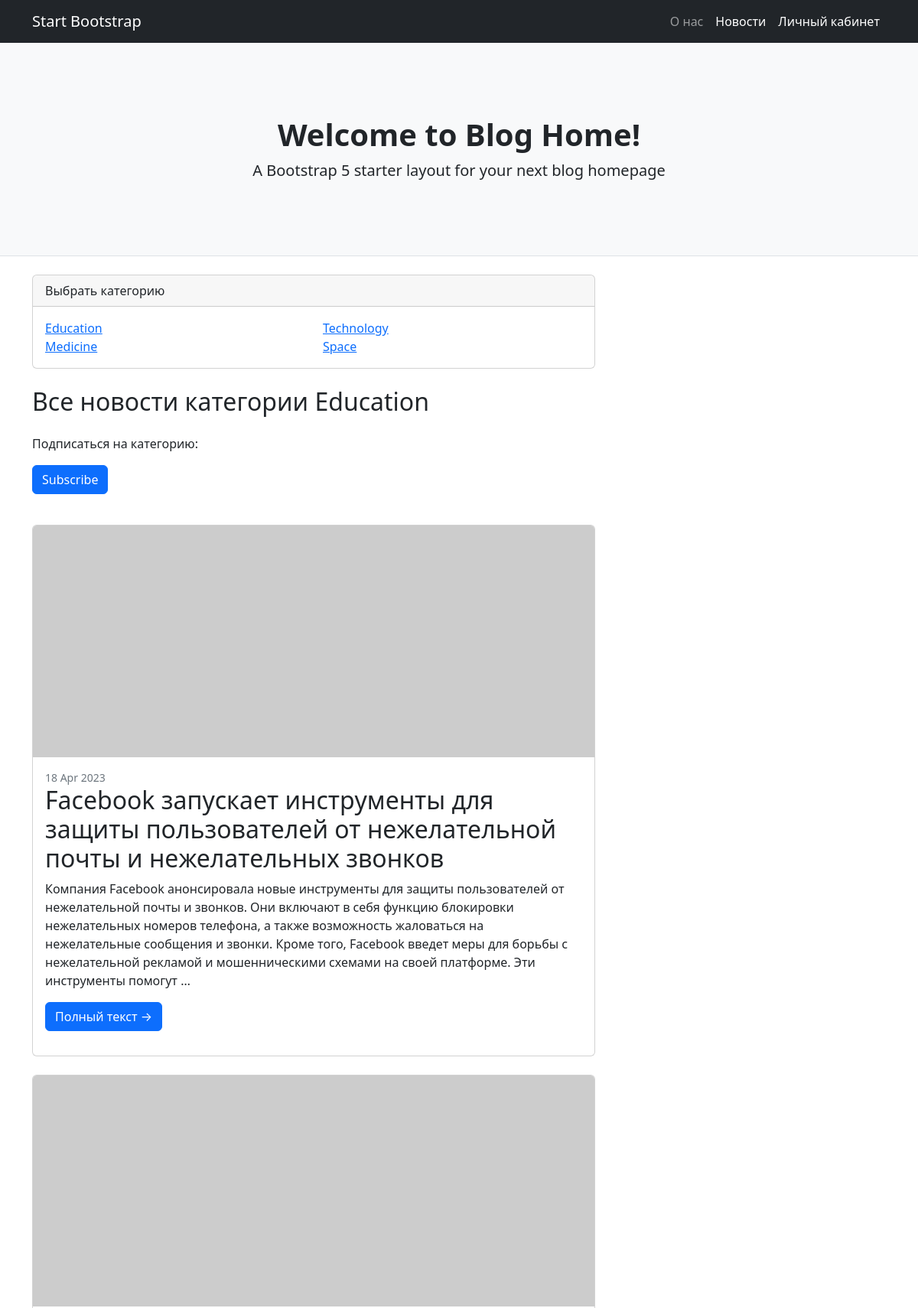
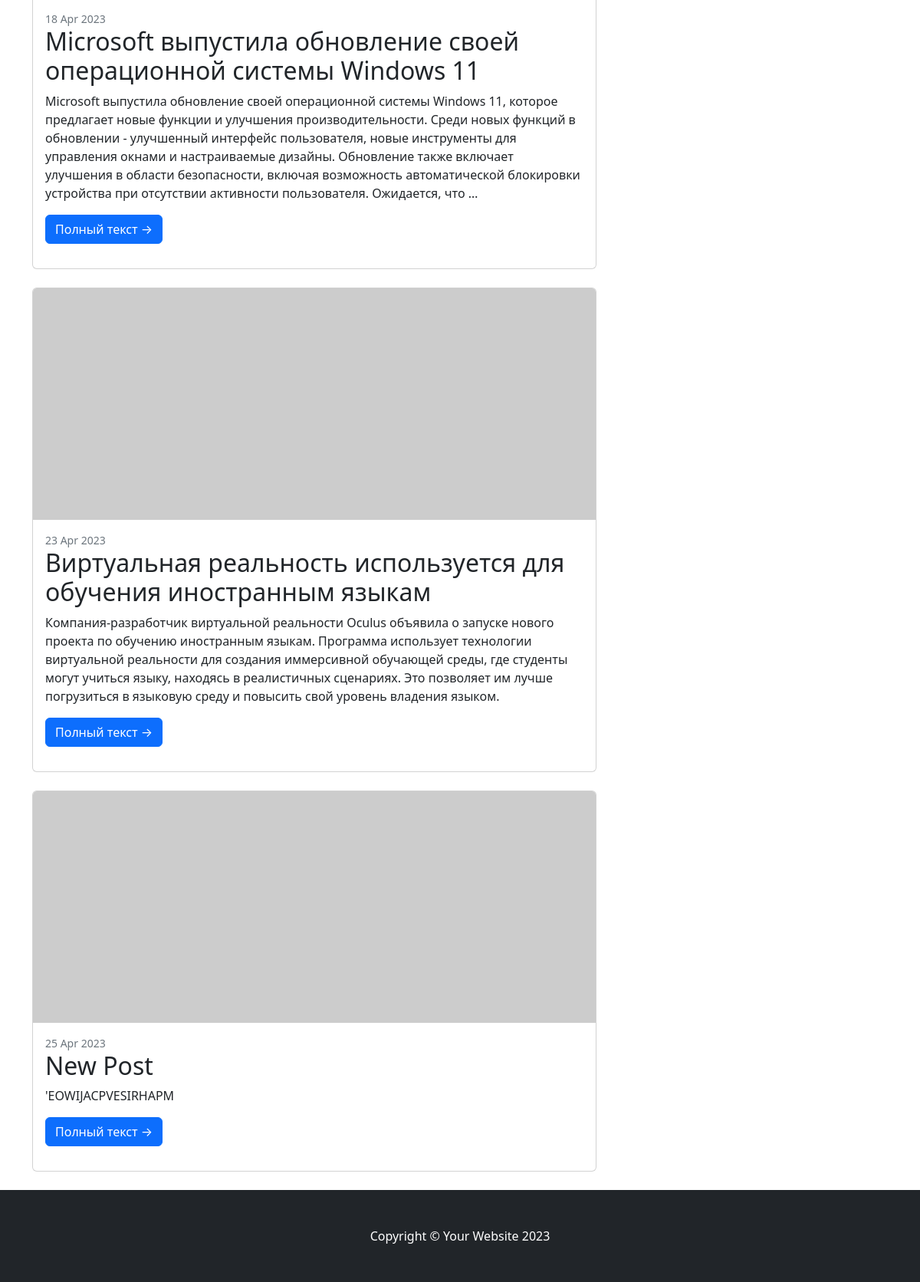
The page /news/categories/1/ (signed in) on the database its author committed (2 pictures, top to bottom).
### news/models.py (models this page shows, shortened)
class Category(models.Model):
    category_name = models.CharField(max_length=64, unique = True)
    subscribers = models.ManyToManyField(User, blank=True)

class Post(models.Model):
    author = models.ForeignKey(Author, on_delete=models.CASCADE)
    NEWS = 'NW'
    ARTICLE = 'AR'
    POST_TYPE_CHOICES = [
        (NEWS, 'Новость'),
        (ARTICLE, 'Статья')
    ]
    type = models.CharField(
        max_length=2,
        choices=POST_TYPE_CHOICES,
        default=NEWS
    )
    datetime = models.DateTimeField(auto_now_add=True)
    category = models.ManyToManyField(Category, through='PostCategory')
    title = models.CharField(max_length=128)
    text = models.TextField()
    rating = models.SmallIntegerField(default=0)

### news/views.py (the view)
# urls.py: path('categories/<int:pk>/', CategoryView.as_view(), name='category'),
class CategoryView(ListView):
    model = Category
    template_name = 'news/category.html'
    context_object_name = 'posts'
    def get_queryset(self):
        self.id = resolve(self.request.path_info).kwargs['pk']
        c = Category.objects.get(id=self.id)
        queryset = Post.objects.filter(category=c)
        return queryset
    def get_context_data(self, **kwargs):
        context = super().get_context_data(**kwargs)
        user = self.request.user
        categories = Category.objects.all()
        context['categories'] = categories
        category = Category.objects.get(pk=self.id)
        context['category'] = category
        is_user_subscribed = category.subscribers.filter(email=user.email)
        context['is_user_subscribed'] = is_user_subscribed
        subscribers = category.subscribers.values
        context['subscribers'] = subscribers
        return context

### templates/news/category.html (shortened to what this page needs)
{% extends 'flatpages/default.html' %}
{% block content %}
<div class="col-lg-8">
    <div class="card mb-4">
        <div class="card-header">Выбрать категорию</div>
        <div class="card-body">
            <div class="row">
            {% for cat in categories %}
                <div class="col-sm-6">
                    <ul class="list-unstyled mb-0">
                        <li><a href="{% url 'category' cat.id %}">{{  cat.category_name  }}</a></li>
                    </ul>
                </div>
            {% endfor %}
            </div>
        </div>
    </div>
</div>
<div class="col-lg-8">
    <h2 class="card-title">Все новости категории {{ category.category_name }}</h2>
    <br>
    {% if not is_user_subscribed %}
        <p class="card-text">Подписаться на категорию:</p>
        <p><a class="btn btn-primary" href="{% url 'subscribe' category.id %}">Subscribe</a></p>
        <br>
    {% endif %}
</div>
<div class="col-lg-8">
    {% for post in posts %}
    <div class="card mb-4">
        <a href="{% url 'post_details' post.id %}"><img class="card-img-top" src="https://dummyimage.com/850x350/dee2e6/6c757d.jpg" alt="..." /></a>
        <div class="card-body">
            <div class="small text-muted">{{ post.datetime|date:'d M Y' }}</div>
            <h2 class="card-title">{{ post.title }}</h2>
            <p class="card-text">{{ post.text|truncatewords:50 }}</p>
            <p><a class="btn btn-primary" href="{% url 'post_details' post.id %}">Полный текст →</a></p>
        </div>
    </div>
    {% endfor %}
</div>
{% endblock content%}

### rows shown on the page
Category: category_name "Education"
Category: category_name "Technology"
Category: category_name "Medicine"
Category: category_name "Space"
Post: datetime "18 Apr 2023", title "Facebook запускает инструменты для защиты пользователей от нежелательной почты и нежелательных звонков", text "Компания Facebook анонсировала новые инструменты для защиты пользователей от нежелательной почты и звонков. Они включают в себя функцию блокировки нежелательных номеров телефона, а также возможность жаловаться на нежелательные сообщения и звонки. Кроме того, Facebook введет меры для борьбы с нежелательной рекламой и мошенническими схемами на своей платформе. Эти инструменты помогут …"
Post: datetime "18 Apr 2023", title "Microsoft выпустила обновление своей операционной системы Windows 11", text "Microsoft выпустила обновление своей операционной системы Windows 11, которое предлагает новые функции и улучшения производительности. Среди новых функций в обновлении - улучшенный интерфейс пользователя, новые инструменты для управления окнами и настраиваемые дизайны. Обновление также включает улучшения в области безопасности, включая возможность автоматической блокировки устройства при отсутствии активности пользователя. Ожидается, что …"
Post: datetime "23 Apr 2023", title "Виртуальная реальность используется для обучения иностранным языкам", text "Компания-разработчик виртуальной реальности Oculus объявила о запуске нового проекта по обучению иностранным языкам. Программа использует технологии виртуальной реальности для создания иммерсивной обучающей среды, где студенты могут учиться языку, находясь в реалистичных сценариях. Это позволяет им лучше погрузиться в языковую среду и повысить свой уровень владения языком."
Post: datetime "25 Apr 2023", title "New Post", text "'EOWIJACPVESIRHAPM"
